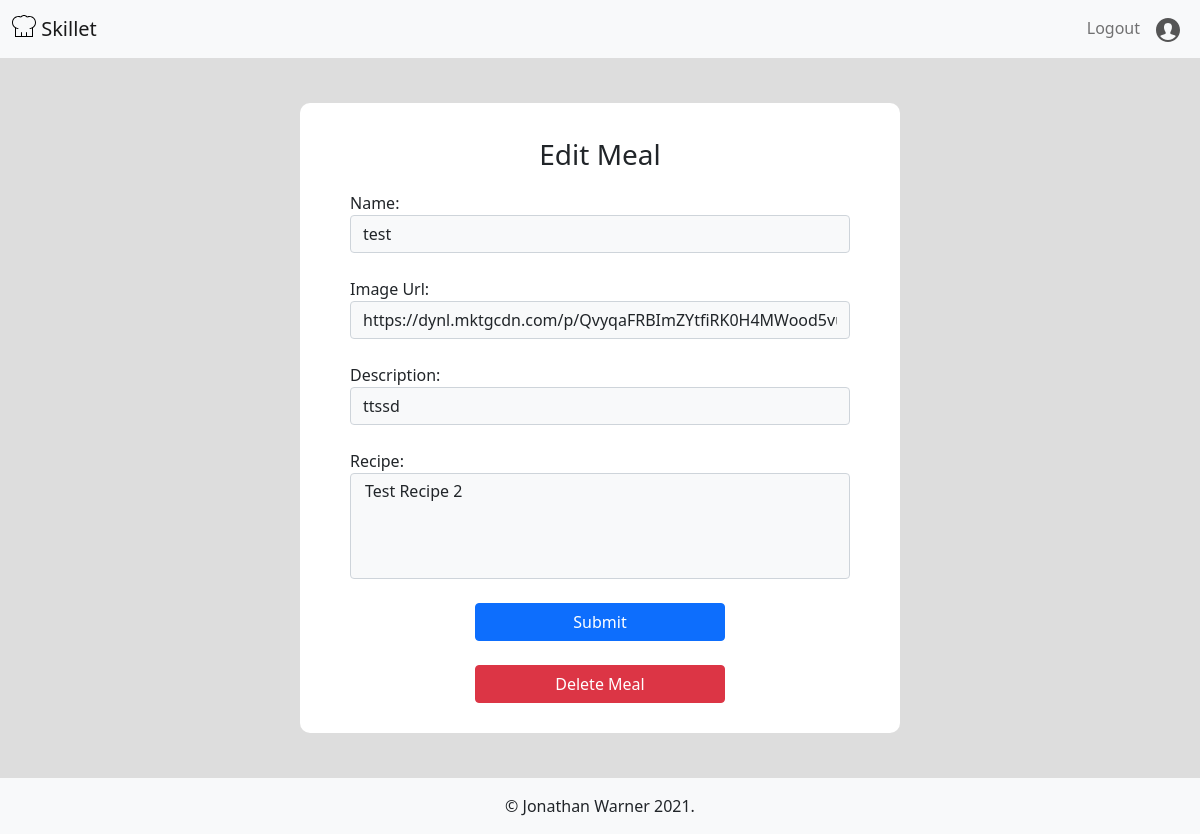
Page /edit_meal/1 (signed in) on the earlier database version.
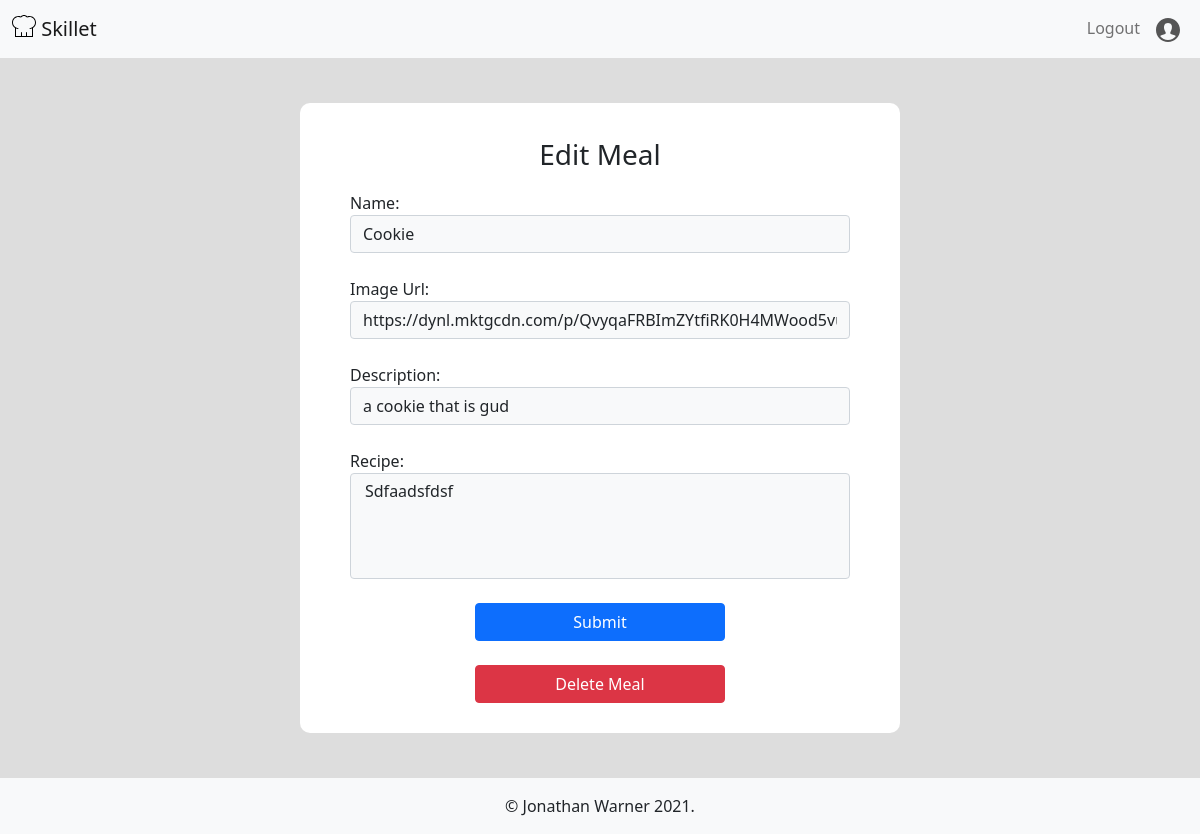
Same page on the later database version.
### skillet/models.py (models this page shows)
class Meal(db.Model):
    __tablename__ = 'meal'
    id = db.Column(db.Integer, primary_key=True)
    name = db.Column(db.String(80), nullable=False)
    description = db.Column(db.String(100), nullable=True)
    date_prepared = db.Column(db.DateTime, nullable=False)
    img_url = db.Column(db.String(150), nullable=False)
    created_by_id = db.Column(db.Integer, db.ForeignKey('user.id'))
    created_by = db.relationship('User')
    recipes = db.relationship(
        'Recipe', secondary="meal_recipes", back_populates='meals')

### skillet/post/routes.py (the view, shortened to what this page needs)
@post.route('/edit_meal/<id>', methods=["GET", "POST"])
@login_required
def edit_meal(id):
    meal = Meal.query.get(id)
    form = MealForm(obj=meal)
    print(form.errors)
    return render_template('edit_meal.html', form=form, meal=meal)

### skillet/post/forms.py
class MealForm(FlaskForm):
    name = StringField('Name', validators=[Length(min=3, max=50)])
    img_url = StringField('Image Url', validators=[DataRequired(), URL()])
    description = StringField('Description', validators=[DataRequired()])
    recipes = QuerySelectMultipleField(
        'Recipe', query_factory=lambda: Recipe.query)
    submit = SubmitField('Submit')

### skillet/models.py (called while the page is built)
@login_manager.user_loader
def load_user(id):
    return User.query.get(id)

    def __repr__(self):
        return self.name.title()

### skillet/templates/edit_meal.html (shortened to what this page needs)
{% extends 'base.html' %}
{% block content %}
<section class="form-section">
    <div class="form-container col-10 col-md-8 col-lg-6">
        <p class="fs-3 text-center">Edit Meal</p>
        <form action="{{url_for('post.edit_meal', id=meal.id)}}" method="POST">
            <fieldset>
                {% for field in form %}
                {% if field != form.csrf_token and field != form.submit%}
                {{field.label}}:
                {{field(class_="form-control mb-4 bg-light")}}
                {% endif %}
                {% endfor %}
                {{form.submit(class_="btn btn-primary col-6 offset-3")}}
                <a href="/delete_meal/{{meal.id}}">
                    <div class="btn btn-danger col-6 offset-3 mt-4"> Delete Meal </div>
                </a>
            </fieldset>
        </form>
    </div>
</section>
{% endblock content %}

Differences in the rows shown:
changed Meal: name "test" → "Cookie"; description "ttssd" → "a cookie that is gud"
Other differences:
form field recipes: "Test Recipe 2" → "Sdfaadsfdsf"
